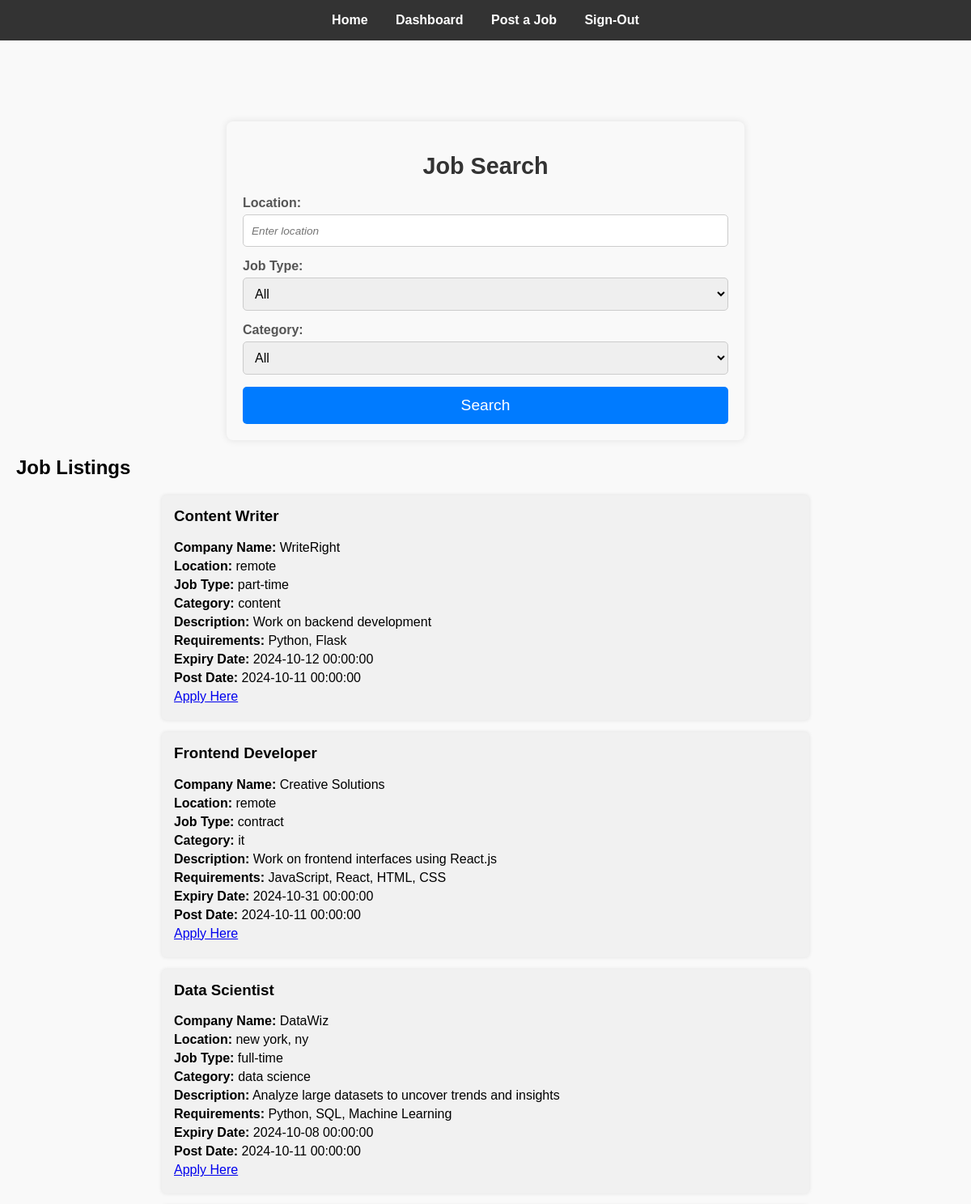
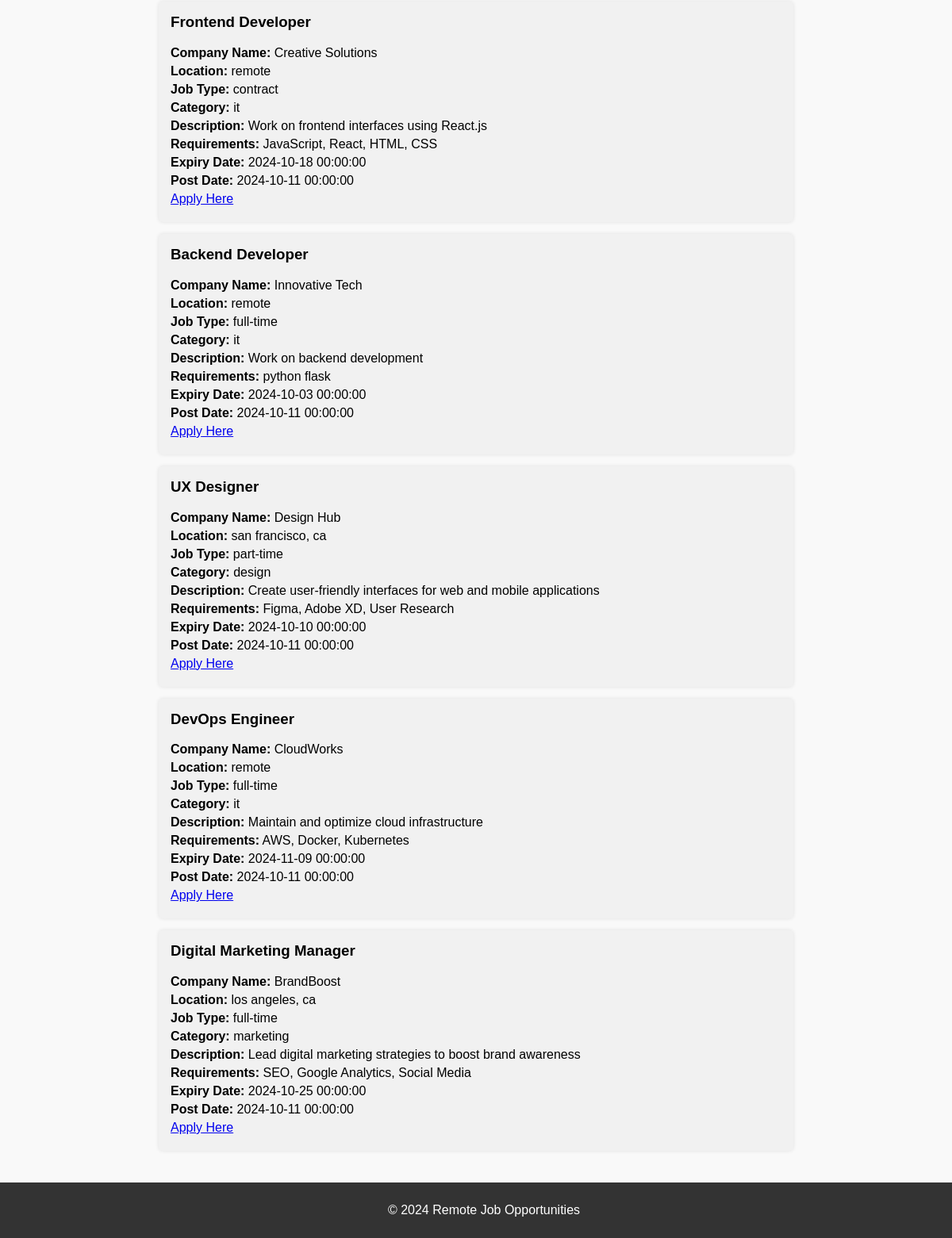
Screenshot of / (signed in) with the database file from the repository (2 pictures, top to bottom).
### app/jobs/models.py (models this page shows, shortened)
class Job(db.Model):
    __tablename__ = 'job'
    id = db.Column(db.Integer, primary_key = True)
    company_id = db.Column(db.Integer, db.ForeignKey('company.id'), nullable=True)
    job_title = db.Column(db.String(200), nullable=False)
    company_name = db.Column(db.String(100), nullable=False)
    location = db.Column(db.String(100), nullable=False)
    category = db.Column(db.Text, nullable=False)
    job_type = db.Column(db.String(100), nullable=False)
    description = db.Column(db.Text, nullable=False)
    requirements = db.Column(db.Text, nullable=False)
    post_date = db.Column(db.DateTime, default = datetime.datetime.now(datetime.UTC).date())
    expire_date = db.Column(db.DateTime, nullable=False)
    application_link = db.Column(db.String(100), nullable=False)
    company = db.relationship('Company', backref=db.backref('job', lazy=True))

### app/jobs/routes.py (the view)
@jobs_bp.route('/', strict_slashes=False, methods=['GET'])
def get_jobs():
    query = Job.query
    job_type = request.args.get('job_type')
    location = request.args.get('location')
    category = request.args.get('category')
    if job_type and job_type.lower() != "All":
        query = query.filter(Job.job_type == job_type)
    if location and location.lower() != "Anywhere":
        query = query.filter(Job.location == location)
    if category and category.lower() != "All":
        query = query.filter(Job.category == category)
    jobs = query.all() # returns a list instances of Job class
    return render_template('jobs_listing.html', jobs=jobs)

### app/templates/jobs_listing.html (shortened to what this page needs)
{% extends 'base.html' %}
{% block content %}
    <div class="job-search-form">
        <h1>Job Search</h1>
        <form action="{{ url_for('jobs_bp.get_jobs') }}" method="get">
            <div class="form-group">
                <label for="location">Location:</label>
                <input type="text" id="location" name="location" placeholder="Enter location">
            </div>
            <div class="form-group">
                <label for="job_type">Job Type:</label>
                <select id="job_type" name="job_type">
                    <option value="">All</option>
                </select>
            </div>
            <div class="form-group">
                <label for="category">Category:</label>
                <select id="category" name="category">
                    <option value="">All</option>
                </select>
            </div>
            <button type="submit" class="btn">Search</button>
        </form>
    </div>
    <h2>Job Listings</h2>
    <ul class="job-listing">
        {% for job in jobs %}
            <li class="job-item">
                <h3>{{ job.job_title }}</h3>
                <p><strong>Company Name:</strong> {{ job.company_name }}</p>
                <p><strong>Location:</strong> {{ job.location }}</p>
                <p><strong>Job Type:</strong> {{ job.job_type }}</p>
                <p><strong>Category:</strong> {{ job.category }}</p>
                <p><strong>Description:</strong> {{ job.description }}</p>
                <p><strong>Requirements:</strong> {{ job.requirements }}</p>
                <p><strong>Expiry Date:</strong> {{ job.expire_date }}</p>
                <p><strong>Post Date:</strong> {{ job.post_date }}</p>
                <p><a href="{{ job.application_link }}" target="_blank">Apply Here</a></p>
            </li>
        {% else %}
            <p>No job listings found matching your criteria.</p>
        {% endfor %}
    </ul>
{% endblock %}

### app/static/css/base.css (style rules this page uses)
html, body { height: 100%; }
body { font-family: Arial, sans-serif; margin: 0; padding: 0; background-color: #f9f9f9; display: flex; flex-direction: column; }
button { padding: 10px 20px; background-color: #007BFF; border: none; color: white; cursor: pointer; }
::placeholder { font-style: italic; font-size: 0.85em; }

### app/static/css/job_post.css (style rules this page uses)
.form-group { margin-bottom: 15px; }
.form-group label { display: block; margin-bottom: 5px; font-weight: bold; color: #555; }
.form-group input[type="text"], .form-group input[type="date"], .form-group input[type="url"], .form-group textarea { width: 100%; padding: 10px; border: 1px solid #ccc; border-radius: 5px; font-size: 1em; }
.btn { display: inline-block; width: 100%; padding: 12px 0; background-color: #007bff; color: white; border: none; border-radius: 5px; font-size: 1.2em; cursor: pointer; transition: background-color 0.3s ease; }

### app/static/css/job_listing.css (style rules this page uses)
.job-search-form { max-width: 600px; margin: 20px auto; padding: 20px; background-color: #f9f9f9; border-radius: 8px; box-shadow: 0 0 10px rgba(0, 0, 0, 0.1); }
.job-search-form h1 { text-align: center; color: #333; margin-bottom: 20px; font-size: 1.8em; }
.job-search-form .form-group { margin-bottom: 15px; }
.job-search-form .form-group label { display: block; margin-bottom: 5px; font-weight: bold; color: #555; }
.job-search-form .form-group input[type="text"], .job-search-form .form-group select { width: 100%; padding: 10px; border: 1px solid #ccc; border-radius: 5px; font-size: 1em; }
.job-listing { max-width: 800px; margin: 20px auto; list-style-type: none; padding: 0; }
.job-listing .job-item { padding: 15px; margin-bottom: 15px; background-color: #f1f1f1; border-radius: 5px; box-shadow: 0 0 5px rgba(0, 0, 0, 0.1); }
.job-listing .job-item h3 { margin-top: 0; }
.job-listing .job-item p { margin: 5px 0; }
.btn { display: inline-block; width: 100%; padding: 12px 0; background-color: #007bff; color: white; border: none; border-radius: 5px; font-size: 1.2em; cursor: pointer; transition: background-color 0.3s ease; }

### app/static/css/login.css (style rules this page uses)
.form-group { margin-bottom: 15px; }
.form-group label { display: block; font-weight: bold; margin-bottom: 5px; }
.form-group input { width: 100%; padding: 10px; border: 1px solid #ccc; border-radius: 5px; box-sizing: border-box; }
button { width: 100%; padding: 10px; background-color: #007bff; color: white; border: none; border-radius: 5px; cursor: pointer; }

### app/static/css/register.css (style rules this page uses)
.form-group { margin-bottom: 15px; }
.form-group label { display: block; font-weight: bold; margin-bottom: 5px; }
.form-group input { width: 100%; padding: 10px; border: 1px solid #ccc; border-radius: 5px; box-sizing: border-box; }
button { width: 100%; padding: 10px; background-color: #007bff; color: white; border: none; border-radius: 5px; cursor: pointer; }

### rows the page displays
Job: job_title "Content Writer", company_name "WriteRight", location "remote", job_type "part-time", category "content", description "Work on backend development", requirements "Python, Flask", expire_date "2024-10-12 00:00:00", post_date "2024-10-11 00:00:00"
Job: job_title "Frontend Developer", company_name "Creative Solutions", location "remote", job_type "contract", category "it", description "Work on frontend interfaces using React.js", requirements "JavaScript, React, HTML, CSS", expire_date "2024-10-31 00:00:00", post_date "2024-10-11 00:00:00"
Job: job_title "Data Scientist", company_name "DataWiz", location "new york, ny", job_type "full-time", category "data science", description "Analyze large datasets to uncover trends and insights", requirements "Python, SQL, Machine Learning", expire_date "2024-10-08 00:00:00", post_date "2024-10-11 00:00:00"
Job: job_title "Frontend Developer", company_name "Creative Solutions", location "remote", job_type "contract", category "it", description "Work on frontend interfaces using React.js", requirements "JavaScript, React, HTML, CSS", expire_date "2024-10-18 00:00:00", post_date "2024-10-11 00:00:00"
Job: job_title "Backend Developer", company_name "Innovative Tech", location "remote", job_type "full-time", category "it", description "Work on backend development", requirements "python flask", expire_date "2024-10-03 00:00:00", post_date "2024-10-11 00:00:00"
Job: job_title "UX Designer", company_name "Design Hub", location "san francisco, ca", job_type "part-time", category "design", description "Create user-friendly interfaces for web and mobile applications", requirements "Figma, Adobe XD, User Research", expire_date "2024-10-10 00:00:00", post_date "2024-10-11 00:00:00"
Job: job_title "DevOps Engineer", company_name "CloudWorks", location "remote", job_type "full-time", category "it", description "Maintain and optimize cloud infrastructure", requirements "AWS, Docker, Kubernetes", expire_date "2024-11-09 00:00:00", post_date "2024-10-11 00:00:00"
Job: job_title "Digital Marketing Manager", company_name "BrandBoost", location "los angeles, ca", job_type "full-time", category "marketing", description "Lead digital marketing strategies to boost brand awareness", requirements "SEO, Google Analytics, Social Media", expire_date "2024-10-25 00:00:00", post_date "2024-10-11 00:00:00"
